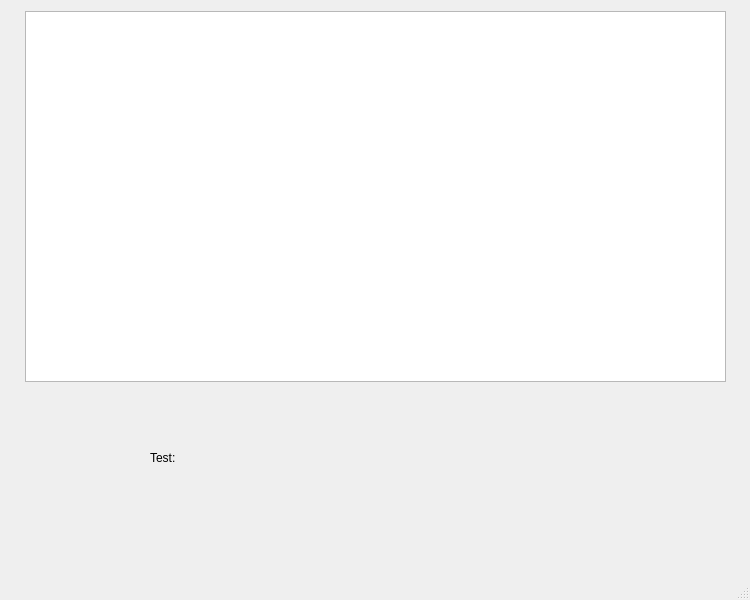
<?xml version="1.0" encoding="UTF-8"?>
<ui version="4.0">
 <class>MainWindow</class>
 <widget class="QMainWindow" name="MainWindow">
  <property name="geometry">
   <rect>
    <x>0</x>
    <y>0</y>
    <width>750</width>
    <height>600</height>
   </rect>
  </property>
  <property name="windowTitle">
   <string>MainWindow</string>
  </property>
  <widget class="QWidget" name="centralwidget">
   <widget class="QGraphicsView" name="mainView">
    <property name="geometry">
     <rect>
      <x>25</x>
      <y>11</y>
      <width>701</width>
      <height>371</height>
     </rect>
    </property>
    <property name="verticalScrollBarPolicy">
     <enum>Qt::ScrollBarAlwaysOff</enum>
    </property>
    <property name="horizontalScrollBarPolicy">
     <enum>Qt::ScrollBarAlwaysOff</enum>
    </property>
   </widget>
   <widget class="QLabel" name="label">
    <property name="geometry">
     <rect>
      <x>150</x>
      <y>450</y>
      <width>281</width>
      <height>16</height>
     </rect>
    </property>
    <property name="text">
     <string>Test: </string>
    </property>
   </widget>
  </widget>
  <widget class="QMenuBar" name="menubar">
   <property name="geometry">
    <rect>
     <x>0</x>
     <y>0</y>
     <width>750</width>
     <height>22</height>
    </rect>
   </property>
  </widget>
  <widget class="QStatusBar" name="statusbar"/>
 </widget>
 <resources/>
 <connections/>
</ui>
